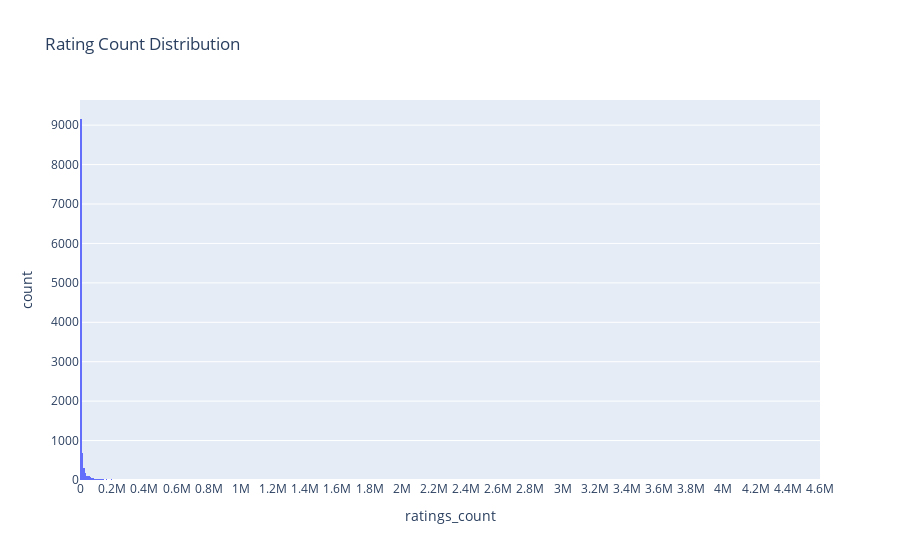

Notebook code for this chart:
### Markdown cell above
<span style="color:grey; font-family:Papyrus; font-size:1.5em;">rating counts</span>

### Code cell
fig = px.histogram(df_da, x="ratings_count", title="Rating Count Distribution")
fig.update_xaxes(nticks=30)
fig.show()

### Figure 1 — Plotly figure (JSON) as saved in the notebook; plotly's stock layout.template omitted (floating-point values rounded to 4 significant figures; data arrays with more than 128 entries replaced by an {"elided": "..."} marker saying what was removed)
{"data": [{"alignmentgroup": "True", "bingroup": "x", "hovertemplate": "ratings_count=%{x}<br>count=%{y}<extra></extra>", "legendgroup": "", "marker": {"color": "#636efa", "pattern": {"shape": ""}}, "name": "", "offsetgroup": "", "orientation": "v", "showlegend": false, "type": "histogram", "x": {"elided": "11115 int values"}, "xaxis": "x", "yaxis": "y"}], "layout": {"barmode": "relative", "legend": {"tracegroupgap": 0}, "title": {"text": "Rating Count Distribution"}, "xaxis": {"anchor": "y", "domain": [0, 1], "nticks": 30, "title": {"text": "ratings_count"}}, "yaxis": {"anchor": "x", "domain": [0, 1], "title": {"text": "count"}}}}
